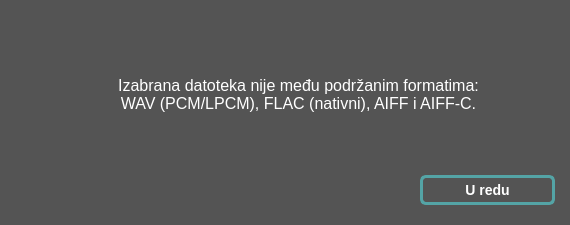
<?xml version="1.0" encoding="UTF-8"?>
<ui version="4.0">
 <class>ErrorDialog</class>
 <widget class="QDialog" name="ErrorDialog">
  <property name="geometry">
   <rect>
    <x>0</x>
    <y>0</y>
    <width>570</width>
    <height>225</height>
   </rect>
  </property>
  <property name="windowTitle">
   <string>Greška</string>
  </property>
  <property name="windowIcon">
   <iconset>
    <normaloff>../../resources/icons/error.png</normaloff>../../resources/icons/error.png</iconset>
  </property>
  <property name="accessibleName">
   <string/>
  </property>
  <property name="styleSheet">
   <string notr="true">QDialog#ErrorDialog {
	background-color: rgb(84, 84, 84)
}</string>
  </property>
  <layout class="QVBoxLayout" name="verticalLayout" stretch="3,1">
   <property name="leftMargin">
    <number>15</number>
   </property>
   <property name="topMargin">
    <number>20</number>
   </property>
   <property name="rightMargin">
    <number>15</number>
   </property>
   <property name="bottomMargin">
    <number>20</number>
   </property>
   <item>
    <layout class="QHBoxLayout" name="horizontalLayout">
     <property name="spacing">
      <number>20</number>
     </property>
     <item>
      <widget class="QLabel" name="ErrorIconLabel">
       <property name="text">
        <string/>
       </property>
       <property name="pixmap">
        <pixmap>../../../resources/icons/error.png</pixmap>
       </property>
       <property name="scaledContents">
        <bool>false</bool>
       </property>
      </widget>
     </item>
     <item>
      <widget class="QLabel" name="ErrorMessageLabel">
       <property name="sizePolicy">
        <sizepolicy hsizetype="Expanding" vsizetype="Preferred">
         <horstretch>0</horstretch>
         <verstretch>0</verstretch>
        </sizepolicy>
       </property>
       <property name="styleSheet">
        <string notr="true">QLabel#ErrorMessageLabel {
	color: white;
	font-size: 16px;
}</string>
       </property>
       <property name="text">
        <string>&lt;html&gt;&lt;head/&gt;&lt;body&gt;&lt;p align=&quot;center&quot;&gt;&lt;span style=&quot; font-size:12pt;&quot;&gt;Izabrana datoteka nije među podržanim formatima:&lt;br/&gt;WAV (PCM/LPCM), FLAC (nativni), AIFF i AIFF-C.&lt;/span&gt;&lt;/p&gt;&lt;/body&gt;&lt;/html&gt;</string>
       </property>
       <property name="alignment">
        <set>Qt::AlignRight|Qt::AlignTrailing|Qt::AlignVCenter</set>
       </property>
       <property name="wordWrap">
        <bool>true</bool>
       </property>
      </widget>
     </item>
    </layout>
   </item>
   <item>
    <layout class="QHBoxLayout" name="horizontalLayout_2">
     <item>
      <spacer name="horizontalSpacer">
       <property name="orientation">
        <enum>Qt::Horizontal</enum>
       </property>
       <property name="sizeHint" stdset="0">
        <size>
         <width>40</width>
         <height>20</height>
        </size>
       </property>
      </spacer>
     </item>
     <item>
      <widget class="QPushButton" name="OKButton">
       <property name="minimumSize">
        <size>
         <width>135</width>
         <height>30</height>
        </size>
       </property>
       <property name="styleSheet">
        <string notr="true">QPushButton#OKButton {
	border-radius: 6px;
	border: 3px solid #54a4a6;

	font-weight: 600;
	font-size: 14px;
	color: white;
}

QPushButton#OKButton:hover {
	border-color: #63C2C4;	
}

QPushButton#OKButton:pressed {
	background-color: rgb(70, 70, 70)
}</string>
       </property>
       <property name="text">
        <string>U redu</string>
       </property>
      </widget>
     </item>
    </layout>
   </item>
  </layout>
 </widget>
 <resources/>
 <connections>
  <connection>
   <sender>OKButton</sender>
   <signal>clicked()</signal>
   <receiver>ErrorDialog</receiver>
   <slot>close()</slot>
   <hints>
    <hint type="sourcelabel">
     <x>249</x>
     <y>169</y>
    </hint>
    <hint type="destinationlabel">
     <x>249</x>
     <y>99</y>
    </hint>
   </hints>
  </connection>
 </connections>
</ui>
